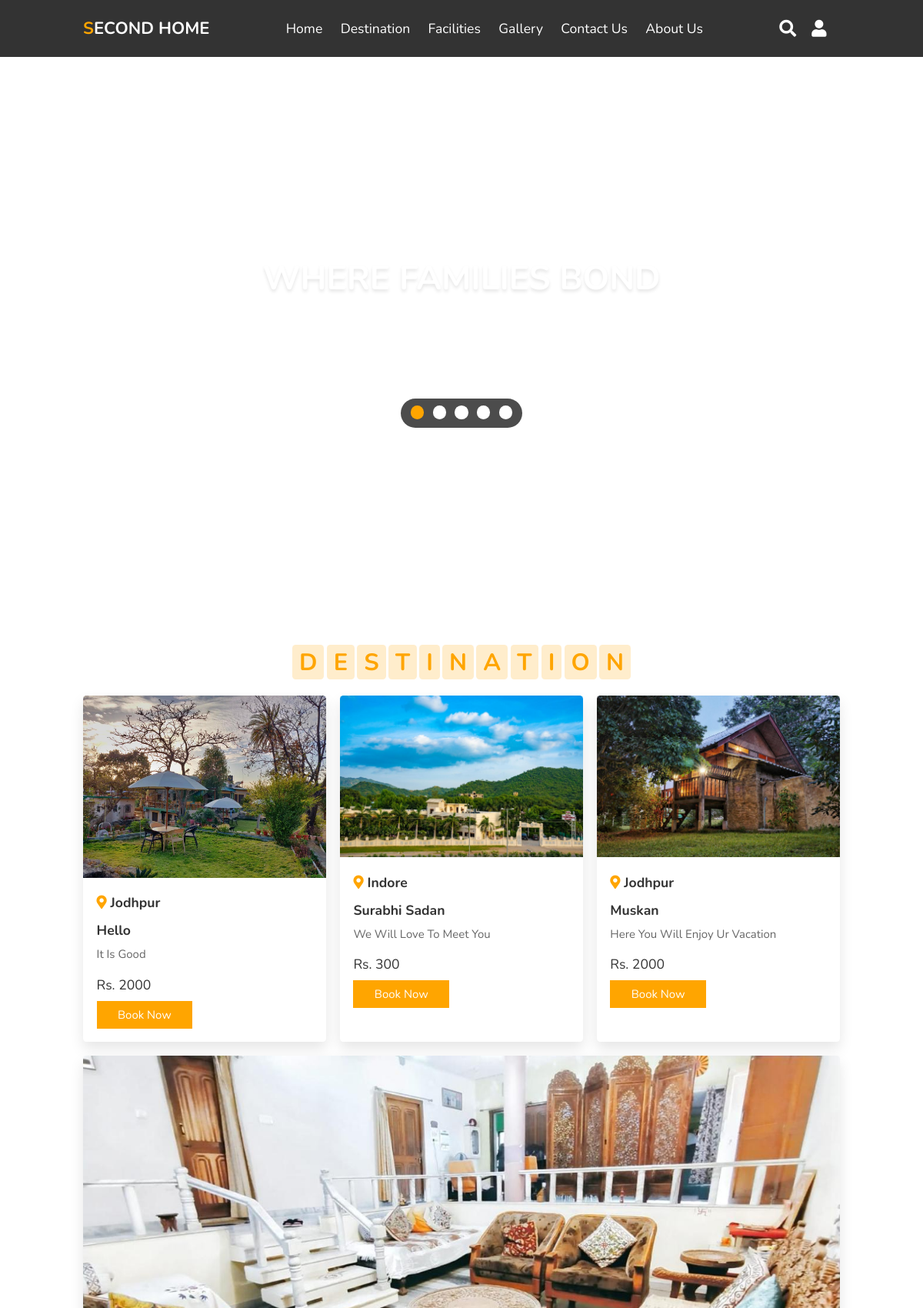
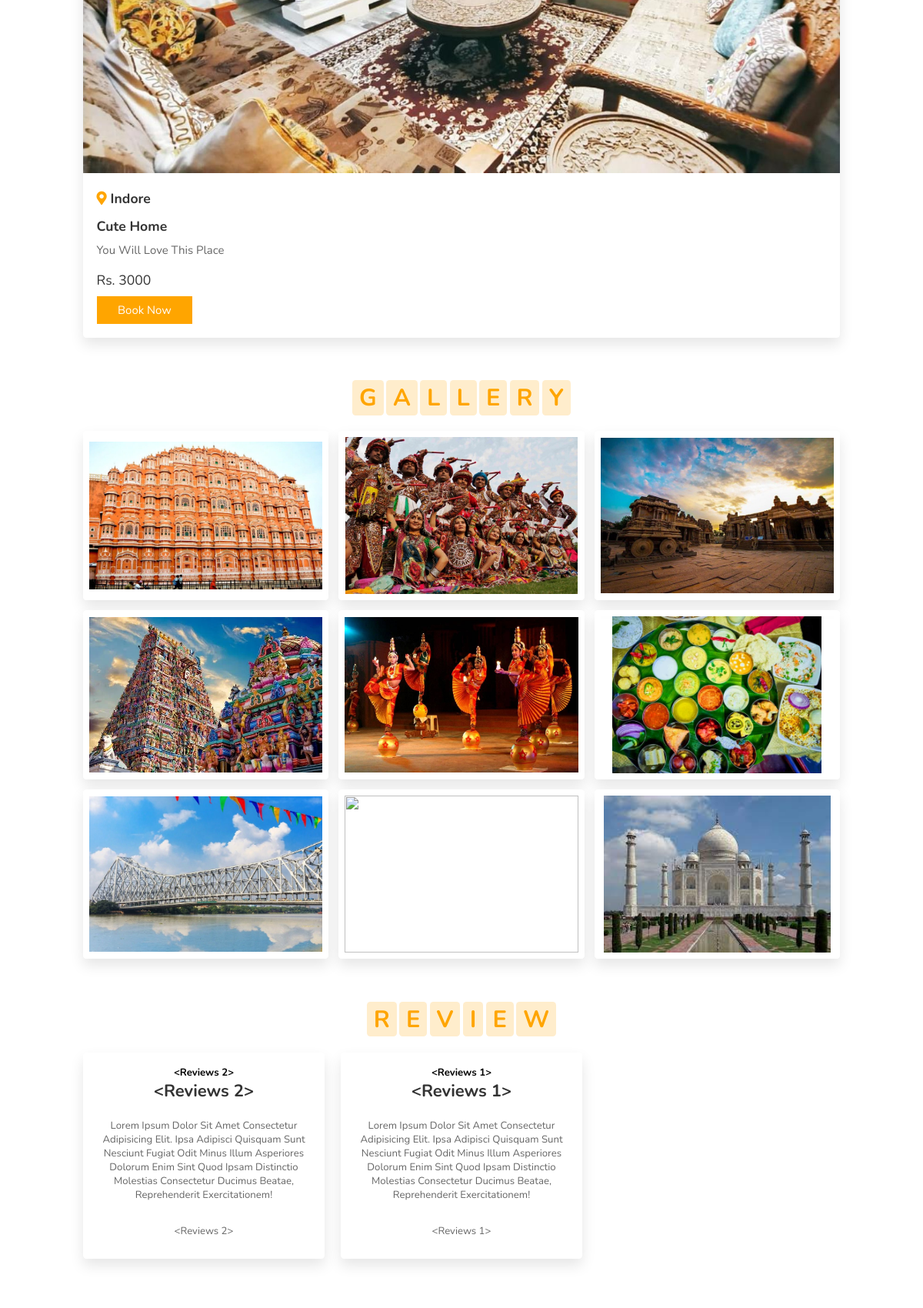
Page /Running_Hot_water (upper part) on the committed database (2 pictures, top to bottom).
### models.py (models this page shows)
class Listroom(db.Model):
    id = db.Column(db.Integer, primary_key=True)
    email = db.Column(db.String(150))
    phone_no= db.Column(db.Integer)
    city = db.Column(db.String(150))
    host_name = db.Column(db.String(150))
    homestay_name = db.Column(db.String(150))
    address = db.Column(db.String(150))
    description= db.Column(db.String(150))
    no_of_room = db.Column(db.Integer)
    Parking = db.Column(db.Boolean)
    Internet = db.Column(db.Boolean)
    Running_Hot_water = db.Column(db.Boolean)
    Open_Seating_areas = db.Column(db.Boolean)
    Air_Condition = db.Column(db.Boolean)
    Pet_Friendly = db.Column(db.Boolean)
    Toiletries = db.Column(db.Boolean)
    Smoking_Allowed = db.Column(db.Boolean)
    Library = db.Column(db.Boolean)
    Bonfire = db.Column(db.Boolean)
    Barbecue = db.Column(db.Boolean)
    Pick_and_dropService = db.Column(db.Boolean)
    rent=db.Column(db.Integer)
    pic=db.Column(db.String(500))
    uid = db.Column("uid", db.Integer, db.ForeignKey('user.id'))
    review = db.relationship('Reviews', backref='room')
    booking = db.relationship('Booking', backref='room')

class Reviews(db.Model):
    id = db.Column(db.Integer, primary_key=True)
    review=db.Column(db.String(5000))
    room_id = db.Column(db.Integer, db.ForeignKey('listroom.id'))
    user_id = db.Column(db.Integer, db.ForeignKey('user.id'))

### main.py (the view)
@app.route('/Running_Hot_water')
def Running_Hot_water():
    fac=Listroom.query.filter_by(Running_Hot_water=True).all()
    rev=Reviews.query.all()
    return render_template('face.html',post=fac,login=0,ra=rev,user=current_user)

### templates/face.html (shortened to what this page needs)
<!DOCTYPE html>
<html lang="en">
{% include('header.html')%}
<body>
    {% include ('navbar.html') %}
    <section class="home" id="home">
        <div class="content">
            <h3>where families bond</h3>
            <p>Experience something new every moment</p>
        </div>
        <div class="controls">
            <span class="vid-btn active" data-src="/static/images/vid-1.mp4"></span>
            <span class="vid-btn" data-src="/static/images/vid-2.mp4"></span>
            <span class="vid-btn" data-src="/static/images/vid-3.mp4"></span>
            <span class="vid-btn" data-src="/static/images/vid-4.mp4"></span>
            <span class="vid-btn" data-src="/static/images/vid-5.mp4"></span>
        </div>
        <div class="video-container">
            <video src="/static/images/vid-1.mp4" id="video-slider" loop autoplay muted></video>
        </div>
    </section>
    <section class="destination" id="destination">
        <h1 class="heading">
            <span>d</span>
            <span>e</span>
            <span>s</span>
            <span>t</span>
            <span>i</span>
            <span>n</span>
            <span>a</span>
            <span>t</span>
            <span>i</span>
            <span>o</span>
            <span>n</span>
        </h1>
        <div class="box-container">
            {% for i in post %}
            <div class="box">
                <img src="{{i.pic}}" alt="">
                <div class="content">
                    <h3> <i class="fas fa-map-marker-alt"></i> {{i.city}} </h3> <br>
                    <h3>{{i.homestay_name}}</h3>
                    <p>
                        {{i.description}}
                    </p>
                    <div class="price"> Rs. {{i.rent}} </div>
                    <a href="{{i.id}}/profile" class="btn">book now</a>
                </div>
            </div>
            {% endfor %}
        </div>
    </section>
    <section class="gallery" id="gallery">
        <h1 class="heading">
            <span>g</span>
            <span>a</span>
            <span>l</span>
            <span>l</span>
            <span>e</span>
            <span>r</span>
            <span>y</span>
        </h1>
        <div class="box-container">
            <div class="box">
                <img src="/static/images/gg1.webp" alt="">
                <div class="content">
                </div>
            </div>
            <div class="box">
                <img src="/static/images/gg2.jpg" alt="">
                <div class="content">
                </div>
            </div>
            <div class="box">
                <img src="/static/images/gg3.jpg" alt="">
                <div class="content">
                </div>
            </div>
            <div class="box">
                <img src="/static/images/gg4.webp" alt="">
                <div class="content">
                </div>
            </div>
            <div class="box">
                <img src="/static/images/gg5.jpg" alt="">
                <div class="content">
                </div>
            </div>
            <div class="box">
                <img src="/static/images/gg6.jpg" alt="">
                <div class="content">
                </div>
            </div>
            <div class="box">
                <img src="/static/images/gg7.webp" alt="">
                <div class="content">
                </div>
            </div>
            <div class="box">
                <img src="/static/images/gg8.png" alt="">
                <div class="content">
                </div>
            </div>
            <div class="box">
                <img src="/static/images/gg9.jpg" alt="">
                <div class="content">
                </div>
            </div>
        </div>
    </section>
    <section class="review" id="review">
        <h1 class="heading">
            <span>r</span>
            <span>e</span>
            <span>v</span>
            <span>i</span>
            <span>e</span>
            <span>w</span>
        </h1>
        <div class="swiper-container review-slider">
            <div class="swiper-wrapper">
                {% for i in ra %}
                <div class="swiper-slide">
                    <div class="box">
                        <h1>{{i}}</h1>
                        <h3>{{i}}</h3>
                       <br>
                       <p>Lorem ipsum dolor sit amet consectetur adipisicing elit. Ipsa adipisci quisquam sunt nesciunt
                           fugiat odit minus illum asperiores dolorum enim sint quod ipsam distinctio molestias
                           consectetur ducimus beatae, reprehenderit exercitationem!</p> <br>
                           <p>{{i}}</p>
                    </div>
                </div>
                {% endfor %}
        </div>
    </section>
    <section class="contact" id="contact">
        <h1 class="heading">
        </h1>
    </section>
</body>
</html>

### static/style.css (style rules this page uses)
:root { --orange: #ffa500; }
* { font-family: 'Nunito', sans-serif; margin: 0; padding: 0; box-sizing: border-box; text-transform: capitalize; outline: none; border: none; text-decoration: none; transition: all .2s linear; }
html { font-size: 62.5%; overflow-x: hidden; scroll-padding-top: 6rem; scroll-behavior: smooth; }
section { padding: 2rem 9%; }
.heading { text-align: center; padding: 2.5rem 0; }
.heading span { font-size: 3.5rem; background: rgba(255, 165, 0, .2); color: var(--orange); border-radius: .5rem; padding: .2rem 1rem; }
.btn { display: inline-block; margin-top: 1rem; background: var(--orange); color: #fff; padding: .8rem 3rem; border: .2rem solid var(--orange); cursor: pointer; font-size: 1.7rem; }
.home { min-height: 100vh; display: flex; align-items: center; justify-content: center; flex-flow: column; position: relative; z-index: 0; }
.home .content { text-align: center; }
.home .content h3 { font-size: 5rem; color: #fff; text-transform: uppercase; text-shadow: 0 .3rem .5rem rgba(0, 0, 0, .1); }
.home .content p { font-size: 2.5rem; color: #fff; padding: .5rem 0; }
.home .video-container video { position: absolute; top: 0; left: 0; z-index: -1; height: 100%; width: 100%; object-fit: cover; }
.home .controls { padding: 1rem; border-radius: 5rem; background: rgba(0, 0, 0, .7); position: relative; top: 10rem; }
.home .controls .vid-btn { height: 2rem; width: 2rem; display: inline-block; border-radius: 50%; background: #fff; cursor: pointer; margin: 0 .5rem; }
.home .controls .vid-btn.active { background: var(--orange); }
.destination .box-container { display: flex; flex-wrap: wrap; gap: 2rem; }
.destination .box-container .box { flex: 1 1 30rem; border-radius: .5rem; overflow: hidden; box-shadow: 0 1rem 2rem rgba(0, 0, 0, .1); }
.destination .box-container .box img { width: 100%; object-fit: cover; }
.destination .box-container .box .content { padding: 2rem; }
.destination .box-container .box .content h3 { font-size: 2rem; color: #333; }
.destination .box-container .box .content h3 i { color: var(--orange); }
.destination .box-container .box .content p { font-size: 1.7rem; color: #666; padding: 1rem 0; }
.destination .box-container .box .content .price { font-size: 2rem; color: #333; padding-top: 1rem; }
.gallery .box-container { display: flex; flex-wrap: wrap; gap: 1.5rem; }
.gallery .box-container .box { overflow: hidden; box-shadow: 0 1rem 2rem rgba(0, 0, 0, .1); border: 1rem solid #fff; border-radius: .5rem; flex: 1 1 30rem; height: 25rem; position: relative; }
.gallery .box-container .box img { height: 100%; width: 100%; object-fit: cover; }
.gallery .box-container .box .content { position: absolute; top: -100%; left: 0; height: 100%; width: 100%; text-align: center; background: rgba(0, 0, 0, .7); padding: 2rem; padding-top: 5rem; }
.review .review-slider { padding-bottom: 2rem; }
.review .box { padding: 2rem; text-align: center; box-shadow: 0 1rem 2rem rgba(0, 0, 0, .1); border-radius: .5rem; }
.review .box h3 { color: #333; font-size: 2.5rem; }
.review .box p { color: #666; font-size: 1.5rem; padding: 1rem 0; }
.gallery .box-container .box img { height: 100%; width: 100%; object-fit: contain; }
@media (max-width:1200px) { html { font-size: 55%; } }

### rows in the picture
Listroom: pic (picture), city "Jodhpur", homestay_name "Hello", description "It Is Good", rent "2000"
Listroom: pic (picture), city "Indore", homestay_name "Surabhi Sadan", description "We Will Love To Meet You", rent "300"
Listroom: pic (picture), city "Jodhpur", homestay_name "Muskan", description "Here You Will Enjoy Ur Vacation", rent "2000"
Listroom: pic (picture), city "Indore", homestay_name "Cute Home", description "You Will Love This Place", rent "3000"
Reviews: i "<Reviews 1>"
Reviews: i "<Reviews 2>"
